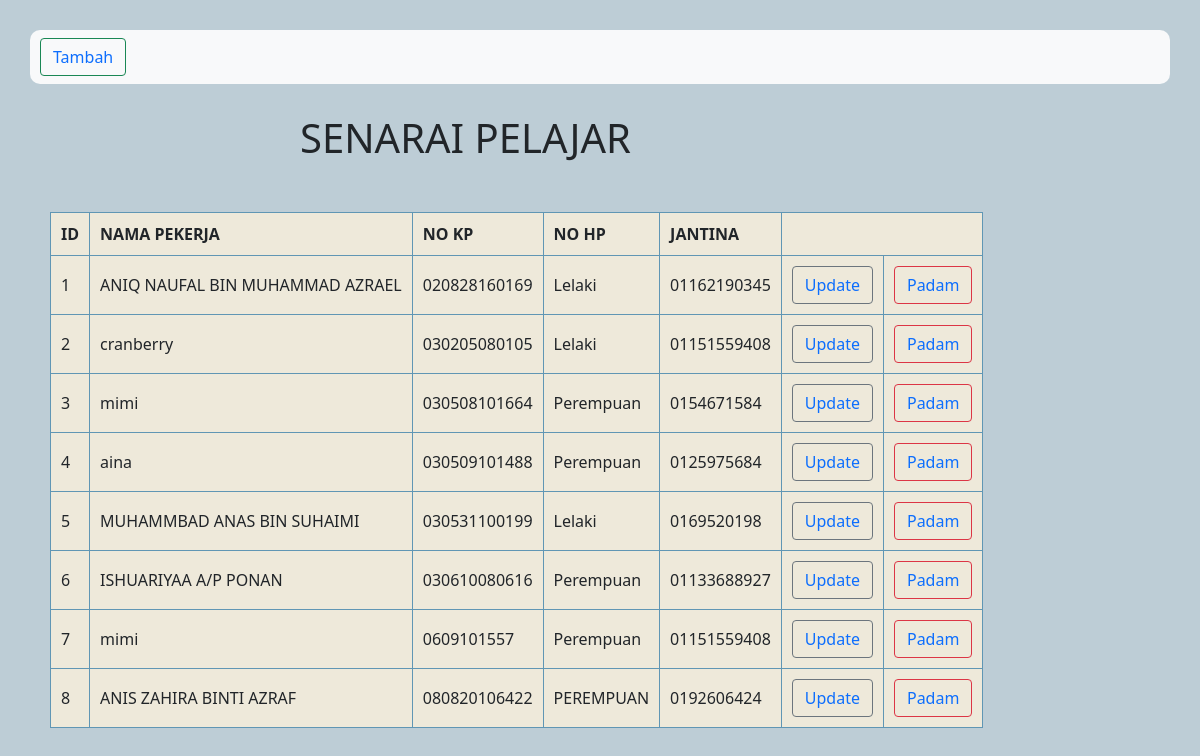
The page / on the database its author committed.
### tables this page shows
CREATE TABLE `info` (
  `id` int(3) NOT NULL,
  `nama` varchar(100) NOT NULL,
  `no_kp` varchar(12) NOT NULL,
  `jantina` varchar(50) NOT NULL,
  `no_hp` varchar(50) NOT NULL
);

### index.php (the view, shortened to what this page needs)
<?php
include "config.php";
?>
<html>
    <head>
    <link href="https://cdn.jsdelivr.net/npm/bootstrap@5.0.2/dist/css/bootstrap.min.css" rel="stylesheet">
    </head>
    <body style="background-color:BDCDD6; padding">
        <nav style="margin:30px; border-radius:10px;align-items:center;" class="navbar navbar-light bg-light">
            <button style="margin-left:10px;" class="btn btn-outline-success me-2" type="button"><a href="add.php">Tambah</a></button>
</nav>
        <table style="padding:30px;">
        <h1 style="padding-left: 300px;">SENARAI PELAJAR</h1>
            <tr>
                <th>ID</th>
                <th>NAMA PEKERJA</th>
                <th>NO KP</th>
                <th>NO HP</th>
                <th>JANTINA</th>
            </tr>
            <?php
            $samb= mysqli_connect($host, $user, $password, $database);
            $sql = "SELECT * FROM info";
            $data = mysqli_query($samb, $sql);
            $id = 1;
            while ($info = mysqli_fetch_array($data)) {
            ?>
            <tr>
               <td><?php echo $id; ?></td>
               <td><?php echo $info['nama']; ?></td>
               <td><?php echo $info['no_kp']; ?></td>
               <td><?php echo $info['jantina']; ?></td>
               <td><?php echo $info['no_hp']; ?></td>
               <td><button class="btn btn-outline-secondary"><a href="update.php">Update</a></button></td>
                <td><button class="btn btn-outline-danger"><a href="delete.php?no_kp=<?php echo $info['no_kp']; ?>" >Padam</a></button></td>
           </tr>
           <?php $id = $id + 1; } ?>
        </table>
    </body>
</html>

### index.php (style rules this page uses)
table, tr, td, th { margin: 50px; border: 1px solid ; border-color: 6096B4; border-collapse: collapse; padding: 10px; background-color: EEE9DA; }
a:link { text-decoration: none; }

### rows shown on the page
info: nama "ANIQ NAUFAL BIN MUHAMMAD AZRAEL", no_kp "020828160169", jantina "Lelaki", no_hp "01162190345"
info: nama "cranberry", no_kp "030205080105", jantina "Lelaki", no_hp "01151559408"
info: nama "mimi", no_kp "030508101664", jantina "Perempuan", no_hp "0154671584"
info: nama "aina", no_kp "030509101488", jantina "Perempuan", no_hp "0125975684"
info: nama "MUHAMMBAD ANAS BIN SUHAIMI", no_kp "030531100199", jantina "Lelaki", no_hp "0169520198"
info: nama "ISHUARIYAA A/P PONAN", no_kp "030610080616", jantina "Perempuan", no_hp "01133688927"
info: nama "mimi", no_kp "0609101557", jantina "Perempuan", no_hp "01151559408"
info: nama "ANIS ZAHIRA BINTI AZRAF", no_kp "080820106422", jantina "PEREMPUAN", no_hp "0192606424"
